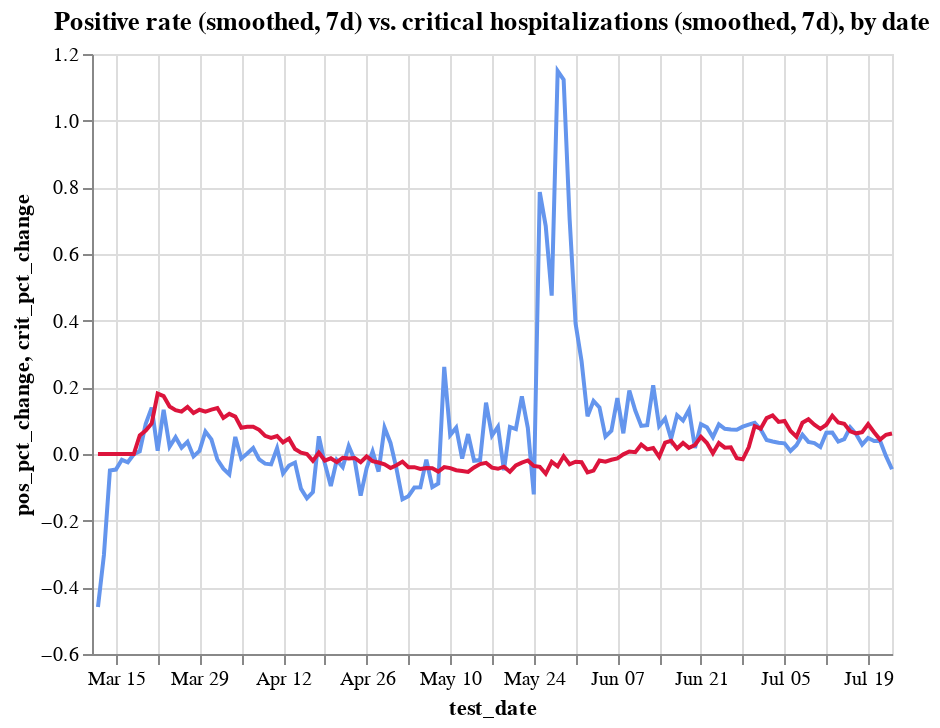

The notebook cell this image was saved under:
### Code cell
c1 = alt.Chart(hos_and_rate
               .assign(pos_pct_change = lambda x: x.pos_pct_change.ewm(span=7).mean())
              ).mark_line(color='cornflowerblue').encode(
    x='test_date',
    y='pos_pct_change',
    tooltip=['test_date', 'positive_rate'],
)
c2 = alt.Chart(hos_and_rate
               .assign(crit_pct_change = lambda x: x.crit_pct_change.ewm(span=7).mean())
              ).mark_line(color='crimson').encode(
    x='test_date',
    y='crit_pct_change',
    tooltip=['test_date', 'critical'],
)


alt.layer(c1, c2).properties(title='Positive rate (smoothed, 7d) vs. critical hospitalizations (smoothed, 7d), by date')

### Figure 1 — Vega-Lite specification as saved in the notebook (floating-point values rounded to 4 significant figures; data arrays with more than 128 entries replaced by an {"elided": "..."} marker saying what was removed)
{"config": {"view": {"continuousWidth": 400, "continuousHeight": 300}}, "layer": [{"data": {"name": "data-94001fa92a156db8a2358f45ebf483fd"}, "mark": {"type": "line", "color": "cornflowerblue"}, "encoding": {"tooltip": [{"type": "temporal", "field": "test_date"}, {"type": "quantitative", "field": "positive_rate"}], "x": {"type": "temporal", "field": "test_date"}, "y": {"type": "quantitative", "field": "pos_pct_change"}}}, {"data": {"name": "data-29be9c55ad768be77cccf6a91a7e2050"}, "mark": {"type": "line", "color": "crimson"}, "encoding": {"tooltip": [{"type": "temporal", "field": "test_date"}, {"type": "quantitative", "field": "critical"}], "x": {"type": "temporal", "field": "test_date"}, "y": {"type": "quantitative", "field": "crit_pct_change"}}}], "title": "Positive rate (smoothed, 7d) vs. critical hospitalizations (smoothed, 7d), by date", "$schema": "https://vega.github.io/schema/vega-lite/v4.8.1.json", "datasets": {"data-94001fa92a156db8a2358f45ebf483fd": {"elided": "135 records"}, "data-29be9c55ad768be77cccf6a91a7e2050": {"elided": "135 records"}}}
